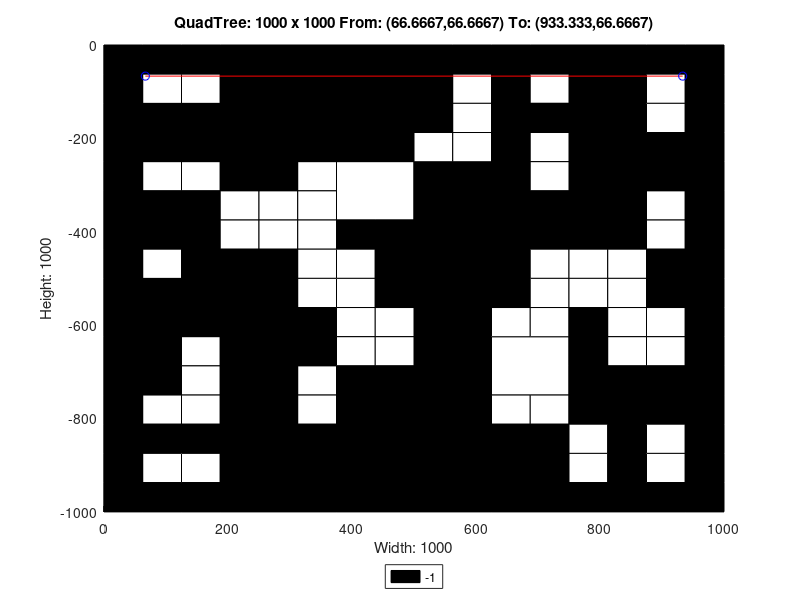

This figure's MATLAB source:
axis([0 1000 -1000 0]);
title('QuadTree: 1000 x 1000 From: (66.6667,66.6667) To: (933.333,66.6667)');
xlabel('Width: 1000');
ylabel('Height: 1000');
rectangle('Position',[250 -250 250 250], 'FaceColor',[0 0 0]);
rectangle('Position',[0 -250 125 125], 'FaceColor',[0 0 0]);
rectangle('Position',[125 -250 125 125], 'FaceColor',[0 0 0]);
rectangle('Position',[375 -375 125 125], 'FaceColor',[1 1 1]);
rectangle('Position',[750 -125 125 125], 'FaceColor',[0 0 0]);
rectangle('Position',[750 -250 125 125], 'FaceColor',[0 0 0]);
rectangle('Position',[500 -375 125 125], 'FaceColor',[0 0 0]);
rectangle('Position',[500 -500 125 125], 'FaceColor',[0 0 0]);
rectangle('Position',[750 -375 125 125], 'FaceColor',[0 0 0]);
rectangle('Position',[0 -625 125 125], 'FaceColor',[0 0 0]);
rectangle('Position',[125 -625 125 125], 'FaceColor',[0 0 0]);
rectangle('Position',[0 -750 125 125], 'FaceColor',[0 0 0]);
rectangle('Position',[375 -875 125 125], 'FaceColor',[0 0 0]);
rectangle('Position',[250 -1000 125 125], 'FaceColor',[0 0 0]);
rectangle('Position',[375 -1000 125 125], 'FaceColor',[0 0 0]);
rectangle('Position',[500 -625 125 125], 'FaceColor',[0 0 0]);
rectangle('Position',[500 -750 125 125], 'FaceColor',[0 0 0]);
rectangle('Position',[625 -750 125 125], 'FaceColor',[1 1 1]);
rectangle('Position',[500 -875 125 125], 'FaceColor',[0 0 0]);
rectangle('Position',[500 -1000 125 125], 'FaceColor',[0 0 0]);
rectangle('Position',[625 -1000 125 125], 'FaceColor',[0 0 0]);
rectangle('Position',[0 -62.5 62.5 62.5], 'FaceColor',[0 0 0]);
rectangle('Position',[62.5 -62.5 62.5 62.5], 'FaceColor',[0 0 0]);
rectangle('Position',[0 -125 62.5 62.5], 'FaceColor',[0 0 0]);
rectangle('Position',[62.5 -125 62.5 62.5], 'FaceColor',[1 1 1]);
rectangle('Position',[125 -62.5 62.5 62.5], 'FaceColor',[0 0 0]);
rectangle('Position',[187.5 -62.5 62.5 62.5], 'FaceColor',[0 0 0]);
rectangle('Position',[125 -125 62.5 62.5], 'FaceColor',[1 1 1]);
rectangle('Position',[187.5 -125 62.5 62.5], 'FaceColor',[0 0 0]);
rectangle('Position',[0 -312.5 62.5 62.5], 'FaceColor',[0 0 0]);
rectangle('Position',[62.5 -312.5 62.5 62.5], 'FaceColor',[1 1 1]);
rectangle('Position',[0 -375 62.5 62.5], 'FaceColor',[0 0 0]);
rectangle('Position',[62.5 -375 62.5 62.5], 'FaceColor',[0 0 0]);
rectangle('Position',[125 -312.5 62.5 62.5], 'FaceColor',[1 1 1]);
rectangle('Position',[187.5 -312.5 62.5 62.5], 'FaceColor',[0 0 0]);
rectangle('Position',[125 -375 62.5 62.5], 'FaceColor',[0 0 0]);
rectangle('Position',[187.5 -375 62.5 62.5], 'FaceColor',[1 1 1]);
rectangle('Position',[0 -437.5 62.5 62.5], 'FaceColor',[0 0 0]);
rectangle('Position',[62.5 -437.5 62.5 62.5], 'FaceColor',[0 0 0]);
rectangle('Position',[0 -500 62.5 62.5], 'FaceColor',[0 0 0]);
rectangle('Position',[62.5 -500 62.5 62.5], 'FaceColor',[1 1 1]);
rectangle('Position',[125 -437.5 62.5 62.5], 'FaceColor',[0 0 0]);
rectangle('Position',[187.5 -437.5 62.5 62.5], 'FaceColor',[1 1 1]);
rectangle('Position',[125 -500 62.5 62.5], 'FaceColor',[0 0 0]);
rectangle('Position',[187.5 -500 62.5 62.5], 'FaceColor',[0 0 0]);
rectangle('Position',[250 -312.5 62.5 62.5], 'FaceColor',[0 0 0]);
rectangle('Position',[312.5 -312.5 62.5 62.5], 'FaceColor',[1 1 1]);
rectangle('Position',[250 -375 62.5 62.5], 'FaceColor',[1 1 1]);
rectangle('Position',[312.5 -375 62.5 62.5], 'FaceColor',[1 1 1]);
rectangle('Position',[250 -437.5 62.5 62.5], 'FaceColor',[1 1 1]);
rectangle('Position',[312.5 -437.5 62.5 62.5], 'FaceColor',[1 1 1]);
rectangle('Position',[250 -500 62.5 62.5], 'FaceColor',[0 0 0]);
rectangle('Position',[312.5 -500 62.5 62.5], 'FaceColor',[1 1 1]);
rectangle('Position',[375 -437.5 62.5 62.5], 'FaceColor',[0 0 0]);
rectangle('Position',[437.5 -437.5 62.5 62.5], 'FaceColor',[0 0 0]);
rectangle('Position',[375 -500 62.5 62.5], 'FaceColor',[1 1 1]);
rectangle('Position',[437.5 -500 62.5 62.5], 'FaceColor',[0 0 0]);
rectangle('Position',[500 -62.5 62.5 62.5], 'FaceColor',[0 0 0]);
rectangle('Position',[562.5 -62.5 62.5 62.5], 'FaceColor',[0 0 0]);
rectangle('Position',[500 -125 62.5 62.5], 'FaceColor',[0 0 0]);
rectangle('Position',[562.5 -125 62.5 62.5], 'FaceColor',[1 1 1]);
rectangle('Position',[625 -62.5 62.5 62.5], 'FaceColor',[0 0 0]);
rectangle('Position',[687.5 -62.5 62.5 62.5], 'FaceColor',[0 0 0]);
rectangle('Position',[625 -125 62.5 62.5], 'FaceColor',[0 0 0]);
rectangle('Position',[687.5 -125 62.5 62.5], 'FaceColor',[1 1 1]);
rectangle('Position',[500 -187.5 62.5 62.5], 'FaceColor',[0 0 0]);
rectangle('Position',[562.5 -187.5 62.5 62.5], 'FaceColor',[1 1 1]);
rectangle('Position',[500 -250 62.5 62.5], 'FaceColor',[1 1 1]);
rectangle('Position',[562.5 -250 62.5 62.5], 'FaceColor',[1 1 1]);
rectangle('Position',[625 -187.5 62.5 62.5], 'FaceColor',[0 0 0]);
rectangle('Position',[687.5 -187.5 62.5 62.5], 'FaceColor',[0 0 0]);
rectangle('Position',[625 -250 62.5 62.5], 'FaceColor',[0 0 0]);
rectangle('Position',[687.5 -250 62.5 62.5], 'FaceColor',[1 1 1]);
rectangle('Position',[875 -62.5 62.5 62.5], 'FaceColor',[0 0 0]);
rectangle('Position',[937.5 -62.5 62.5 62.5], 'FaceColor',[0 0 0]);
rectangle('Position',[875 -125 62.5 62.5], 'FaceColor',[1 1 1]);
rectangle('Position',[937.5 -125 62.5 62.5], 'FaceColor',[0 0 0]);
rectangle('Position',[875 -187.5 62.5 62.5], 'FaceColor',[1 1 1]);
rectangle('Position',[937.5 -187.5 62.5 62.5], 'FaceColor',[0 0 0]);
rectangle('Position',[875 -250 62.5 62.5], 'FaceColor',[0 0 0]);
rectangle('Position',[937.5 -250 62.5 62.5], 'FaceColor',[0 0 0]);
rectangle('Position',[625 -312.5 62.5 62.5], 'FaceColor',[0 0 0]);
rectangle('Position',[687.5 -312.5 62.5 62.5], 'FaceColor',[1 1 1]);
rectangle('Position',[625 -375 62.5 62.5], 'FaceColor',[0 0 0]);
rectangle('Position',[687.5 -375 62.5 62.5], 'FaceColor',[0 0 0]);
rectangle('Position',[625 -437.5 62.5 62.5], 'FaceColor',[0 0 0]);
rectangle('Position',[687.5 -437.5 62.5 62.5], 'FaceColor',[0 0 0]);
rectangle('Position',[625 -500 62.5 62.5], 'FaceColor',[0 0 0]);
rectangle('Position',[687.5 -500 62.5 62.5], 'FaceColor',[1 1 1]);
rectangle('Position',[875 -312.5 62.5 62.5], 'FaceColor',[0 0 0]);
rectangle('Position',[937.5 -312.5 62.5 62.5], 'FaceColor',[0 0 0]);
rectangle('Position',[875 -375 62.5 62.5], 'FaceColor',[1 1 1]);
rectangle('Position',[937.5 -375 62.5 62.5], 'FaceColor',[0 0 0]);
rectangle('Position',[750 -437.5 62.5 62.5], 'FaceColor',[0 0 0]);
rectangle('Position',[812.5 -437.5 62.5 62.5], 'FaceColor',[0 0 0]);
rectangle('Position',[750 -500 62.5 62.5], 'FaceColor',[1 1 1]);
rectangle('Position',[812.5 -500 62.5 62.5], 'FaceColor',[1 1 1]);
rectangle('Position',[875 -437.5 62.5 62.5], 'FaceColor',[1 1 1]);
rectangle('Position',[937.5 -437.5 62.5 62.5], 'FaceColor',[0 0 0]);
rectangle('Position',[875 -500 62.5 62.5], 'FaceColor',[0 0 0]);
rectangle('Position',[937.5 -500 62.5 62.5], 'FaceColor',[0 0 0]);
rectangle('Position',[125 -687.5 62.5 62.5], 'FaceColor',[1 1 1]);
rectangle('Position',[187.5 -687.5 62.5 62.5], 'FaceColor',[0 0 0]);
rectangle('Position',[125 -750 62.5 62.5], 'FaceColor',[1 1 1]);
rectangle('Position',[187.5 -750 62.5 62.5], 'FaceColor',[0 0 0]);
rectangle('Position',[250 -562.5 62.5 62.5], 'FaceColor',[0 0 0]);
rectangle('Position',[312.5 -562.5 62.5 62.5], 'FaceColor',[1 1 1]);
rectangle('Position',[250 -625 62.5 62.5], 'FaceColor',[0 0 0]);
rectangle('Position',[312.5 -625 62.5 62.5], 'FaceColor',[0 0 0]);
rectangle('Position',[375 -562.5 62.5 62.5], 'FaceColor',[1 1 1]);
rectangle('Position',[437.5 -562.5 62.5 62.5], 'FaceColor',[0 0 0]);
rectangle('Position',[375 -625 62.5 62.5], 'FaceColor',[1 1 1]);
rectangle('Position',[437.5 -625 62.5 62.5], 'FaceColor',[1 1 1]);
rectangle('Position',[250 -687.5 62.5 62.5], 'FaceColor',[0 0 0]);
rectangle('Position',[312.5 -687.5 62.5 62.5], 'FaceColor',[0 0 0]);
rectangle('Position',[250 -750 62.5 62.5], 'FaceColor',[0 0 0]);
rectangle('Position',[312.5 -750 62.5 62.5], 'FaceColor',[1 1 1]);
rectangle('Position',[375 -687.5 62.5 62.5], 'FaceColor',[1 1 1]);
rectangle('Position',[437.5 -687.5 62.5 62.5], 'FaceColor',[1 1 1]);
rectangle('Position',[375 -750 62.5 62.5], 'FaceColor',[0 0 0]);
rectangle('Position',[437.5 -750 62.5 62.5], 'FaceColor',[0 0 0]);
rectangle('Position',[0 -812.5 62.5 62.5], 'FaceColor',[0 0 0]);
rectangle('Position',[62.5 -812.5 62.5 62.5], 'FaceColor',[1 1 1]);
rectangle('Position',[0 -875 62.5 62.5], 'FaceColor',[0 0 0]);
rectangle('Position',[62.5 -875 62.5 62.5], 'FaceColor',[0 0 0]);
rectangle('Position',[125 -812.5 62.5 62.5], 'FaceColor',[1 1 1]);
rectangle('Position',[187.5 -812.5 62.5 62.5], 'FaceColor',[0 0 0]);
rectangle('Position',[125 -875 62.5 62.5], 'FaceColor',[0 0 0]);
rectangle('Position',[187.5 -875 62.5 62.5], 'FaceColor',[0 0 0]);
rectangle('Position',[0 -937.5 62.5 62.5], 'FaceColor',[0 0 0]);
rectangle('Position',[62.5 -937.5 62.5 62.5], 'FaceColor',[1 1 1]);
rectangle('Position',[0 -1000 62.5 62.5], 'FaceColor',[0 0 0]);
rectangle('Position',[62.5 -1000 62.5 62.5], 'FaceColor',[0 0 0]);
rectangle('Position',[125 -937.5 62.5 62.5], 'FaceColor',[1 1 1]);
rectangle('Position',[187.5 -937.5 62.5 62.5], 'FaceColor',[0 0 0]);
rectangle('Position',[125 -1000 62.5 62.5], 'FaceColor',[0 0 0]);
rectangle('Position',[187.5 -1000 62.5 62.5], 'FaceColor',[0 0 0]);
rectangle('Position',[250 -812.5 62.5 62.5], 'FaceColor',[0 0 0]);
rectangle('Position',[312.5 -812.5 62.5 62.5], 'FaceColor',[1 1 1]);
rectangle('Position',[250 -875 62.5 62.5], 'FaceColor',[0 0 0]);
rectangle('Position',[312.5 -875 62.5 62.5], 'FaceColor',[0 0 0]);
rectangle('Position',[625 -562.5 62.5 62.5], 'FaceColor',[0 0 0]);
rectangle('Position',[687.5 -562.5 62.5 62.5], 'FaceColor',[1 1 1]);
rectangle('Position',[625 -625 62.5 62.5], 'FaceColor',[1 1 1]);
rectangle('Position',[687.5 -625 62.5 62.5], 'FaceColor',[1 1 1]);
rectangle('Position',[750 -562.5 62.5 62.5], 'FaceColor',[1 1 1]);
rectangle('Position',[812.5 -562.5 62.5 62.5], 'FaceColor',[1 1 1]);
rectangle('Position',[750 -625 62.5 62.5], 'FaceColor',[0 0 0]);
rectangle('Position',[812.5 -625 62.5 62.5], 'FaceColor',[1 1 1]);
rectangle('Position',[875 -562.5 62.5 62.5], 'FaceColor',[0 0 0]);
rectangle('Position',[937.5 -562.5 62.5 62.5], 'FaceColor',[0 0 0]);
rectangle('Position',[875 -625 62.5 62.5], 'FaceColor',[1 1 1]);
rectangle('Position',[937.5 -625 62.5 62.5], 'FaceColor',[0 0 0]);
rectangle('Position',[750 -687.5 62.5 62.5], 'FaceColor',[0 0 0]);
rectangle('Position',[812.5 -687.5 62.5 62.5], 'FaceColor',[1 1 1]);
rectangle('Position',[750 -750 62.5 62.5], 'FaceColor',[0 0 0]);
rectangle('Position',[812.5 -750 62.5 62.5], 'FaceColor',[0 0 0]);
rectangle('Position',[875 -687.5 62.5 62.5], 'FaceColor',[1 1 1]);
rectangle('Position',[937.5 -687.5 62.5 62.5], 'FaceColor',[0 0 0]);
rectangle('Position',[875 -750 62.5 62.5], 'FaceColor',[0 0 0]);
rectangle('Position',[937.5 -750 62.5 62.5], 'FaceColor',[0 0 0]);
rectangle('Position',[625 -812.5 62.5 62.5], 'FaceColor',[1 1 1]);
rectangle('Position',[687.5 -812.5 62.5 62.5], 'FaceColor',[1 1 1]);
rectangle('Position',[625 -875 62.5 62.5], 'FaceColor',[0 0 0]);
rectangle('Position',[687.5 -875 62.5 62.5], 'FaceColor',[0 0 0]);
rectangle('Position',[750 -812.5 62.5 62.5], 'FaceColor',[0 0 0]);
rectangle('Position',[812.5 -812.5 62.5 62.5], 'FaceColor',[0 0 0]);
rectangle('Position',[750 -875 62.5 62.5], 'FaceColor',[1 1 1]);
rectangle('Position',[812.5 -875 62.5 62.5], 'FaceColor',[0 0 0]);
rectangle('Position',[875 -812.5 62.5 62.5], 'FaceColor',[0 0 0]);
rectangle('Position',[937.5 -812.5 62.5 62.5], 'FaceColor',[0 0 0]);
rectangle('Position',[875 -875 62.5 62.5], 'FaceColor',[1 1 1]);
rectangle('Position',[937.5 -875 62.5 62.5], 'FaceColor',[0 0 0]);
rectangle('Position',[750 -937.5 62.5 62.5], 'FaceColor',[1 1 1]);
rectangle('Position',[812.5 -937.5 62.5 62.5], 'FaceColor',[0 0 0]);
rectangle('Position',[750 -1000 62.5 62.5], 'FaceColor',[0 0 0]);
rectangle('Position',[812.5 -1000 62.5 62.5], 'FaceColor',[0 0 0]);
rectangle('Position',[875 -937.5 62.5 62.5], 'FaceColor',[1 1 1]);
rectangle('Position',[937.5 -937.5 62.5 62.5], 'FaceColor',[0 0 0]);
rectangle('Position',[875 -1000 62.5 62.5], 'FaceColor',[0 0 0]);
rectangle('Position',[937.5 -1000 62.5 62.5], 'FaceColor',[0 0 0]);
X=[933.333,66.6667];
Y=[-66.6667,-66.6667];
hold on;
plot(X,Y,'r');
plot(X,Y,'bo');
legend('-1','Location','southoutside');
